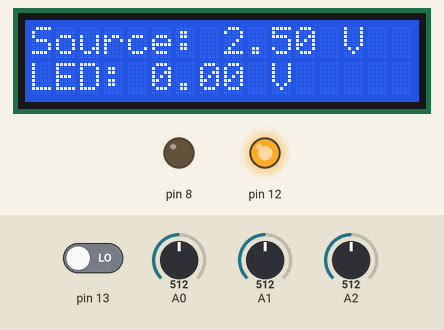
A sketch run on a simulated Arduino Uno, built with avr-gcc and run on an emulated ATmega328P. On the bench: 16×2 character LCD, output pins drawn as LEDs (lit = HIGH). The test bench sets the inputs (shaded band); at power-on: A0 = 512, A1 = 512, A2 = 512, pin 13 LOW.

Above: at 1.2 s.
1.3 s: A0 set to 499
At 2.8 s:
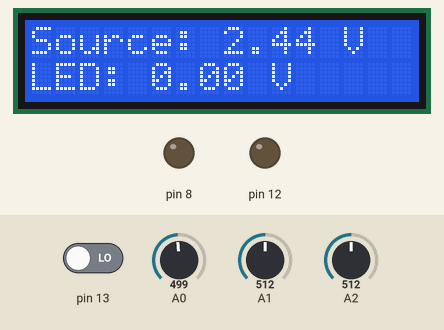
3.1 s: A1 set to 716
At 4.4 s:
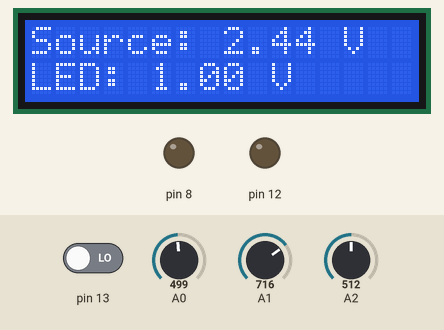
4.7 s: A2 set to 306
At 6.0 s:
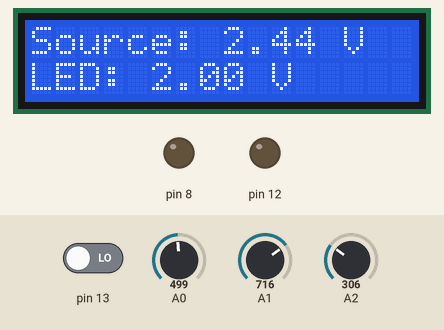
6.3 s: A0 set to 511
At 7.6 s:
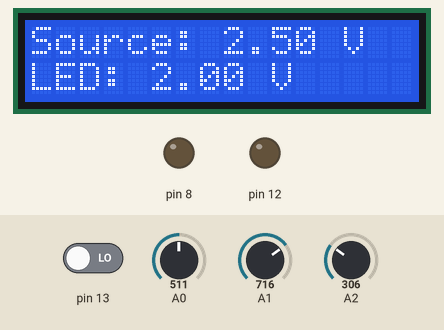
7.9 s: A1 set to 900
At 9.3 s:
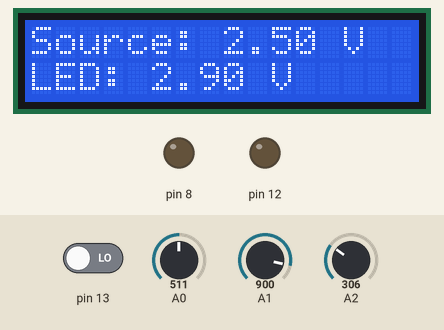
9.6 s: A2 set to 122
At 10.9 s:
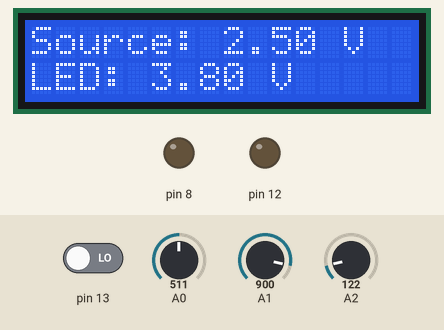
Timing chart, 0 to 12.2 s (numbered marks = the images above; inputs shaded):
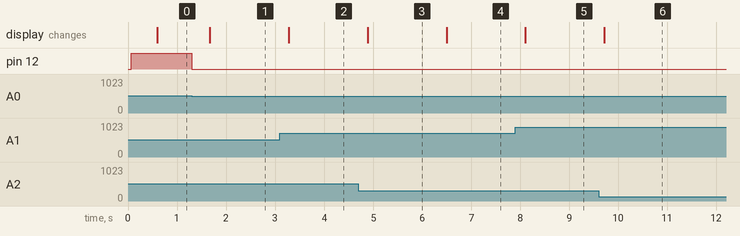

The sketch:

threshold-voltage.ino
```cpp
#include <LiquidCrystal.h>

LiquidCrystal lcd(1,2,4,5,6,7);

int swState = 0;
int prevSwState = 0;
int color = 0;
int sensorVal = 0;
int sensVolt1 = 0;
int sensVolt2 = 0;
int count = 0;
float voltage = 0.0;
float sensVoltage = 0.0;
String colorW = "Red";

void setup() {
  lcd.begin(16,2);
  pinMode(8, OUTPUT);
  pinMode(12, OUTPUT);
  pinMode(13, INPUT);
}

void loop() {
  prevSwState = swState;
  swState = digitalRead(13);
  sensorVal = analogRead(A0);
  sensVolt1 = analogRead(A1);
  sensVolt2 = analogRead(A2);
  sensVoltage = (abs(sensVolt1 - sensVolt2) / 1024.0) * 5.0;
  voltage = (sensorVal / 1024.0) * 5.0;

  if (swState == HIGH && prevSwState == LOW) {
    if (color == 0) {
      color = 1;
      colorW = "Green";
    } else if (color == 1) {
      color = 2;
      colorW = "Both";
    } else {
      color = 0;
      colorW = "Red";
    }
  }

  if (color == 0) {
    digitalWrite(8, LOW);
    analogWrite(12, sensorVal/4);
    delay(10);
  } else if (color == 1) {
    digitalWrite(12, LOW);
    analogWrite(8, sensorVal/4);
    delay(10);
  } else {
    digitalWrite(8, LOW);
    analogWrite(12, sensorVal/4);
    delay(5);
    digitalWrite(12, LOW);
    analogWrite(8, sensorVal/4);
    delay(5);
  }
  if (count == 50) {
    lcd.clear();
    lcd.setCursor(0,0);
    lcd.print("Source: ");
    lcd.print(voltage);
    lcd.print(" V");
    lcd.setCursor(0,1);
    lcd.print("LED: ");
    lcd.print(sensVoltage);
    lcd.print(" V");
    count = 0;
  } else {
    count++;
  }
}
```

Measured:
- the behaviour switches between 512 and 511 on A0 (found by bisection; images 0 and 1)
- after the input at 1.3 s, pin 12: HIGH → LOW at once; the display: changes after 0.37 s (image 1)
- after the input at 3.1 s, the display: changes after 0.18 s (image 2)
- after the input at 4.7 s, the display: changes after 0.19 s (image 3)
- after the input at 6.3 s, the display: changes after 0.20 s (image 4)
- after the input at 7.9 s, the display: changes after 0.21 s (image 5)
- after the input at 9.6 s, the display: changes after 0.12 s (image 6)
